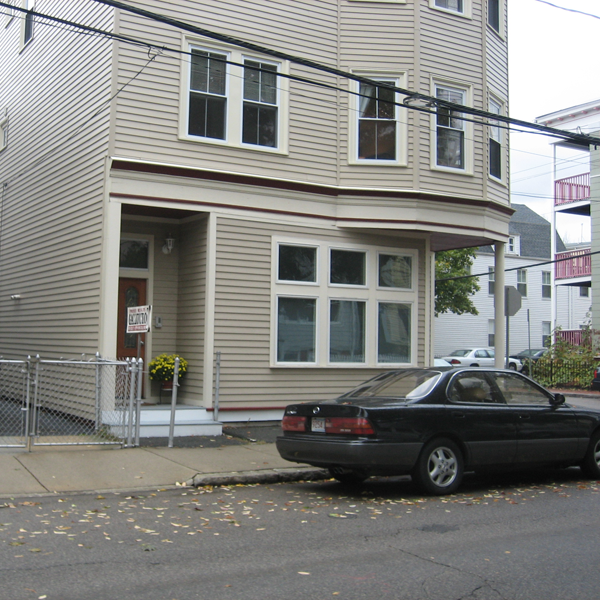
#> input picture 5. Computer Vision/TP1/images/boston.png, 600 x 600 px
$ jupyter execute filtering_student_bastien_billiot.ipynb
#> lines starting #> are read from the running program, lines starting #| are printed output that depends on the picture; after the words box and inside, x2 and y2 are one past the last pixel; in counts of white or black regions, pixels touching at a corner belong together
# Part 1 : Sampling and filtering

In this part of the lab work, we are going to look at the frequency content of images, and certain filtering operations which we can carry out.

__Note__ : When viewing the result of filtered images, we will avoid using ```plt.imshow()```. Indeed, if you use imshow to display an image, it will change the resolution of this image. Since we are going to be looking at aliasing effects (which is induced precisely by changing resolution), it is better to write the output to an image file and view it in a separate program.

However, you can (and will) use ```plt.imshow()``` for displaying the image's spectra and for displaying filters.

First, let us load the necessary packages

### Your task

In the lab work, you must fill in the code in the places marked FILL IN CODE, or answer the written questions directly on the notebook.

First, let us load the necessary packages

[cell 1]
from matplotlib import pyplot as plt
import numpy as np
import imageio
from skimage import color


is_colab = False

The last package will help us to carry out the convolution operation. Let's define two functions to read and write and image :

[cell 2]
def read_image(file_name):
    img_color = imageio.imread(file_name)
    img_gray = color.rgb2gray(img_color)
    return img_gray,img_color

def write_image(img_in,file_name_out):
    imageio.imwrite(file_name_out, np.uint8(255.0*img_in))

[cell 3]
file_dir = 'images/'
file_name = 'boston'
file_ext = '.png'

if (is_colab == True):
  !wget "https://perso.telecom-paristech.fr/anewson/doc/images/boston.png"
  img_gray,_ = read_image(file_name+file_ext)
else:
  img_gray,_ = read_image(file_dir+file_name+file_ext)
#> in read_image, img_color is the input picture: shape (600, 600, 3); mean R, G, B 132.2, 132.4, 129.1
img_gray.shape

## Frequency content

Firstly, we are going to inspect the frequency content of the image. Write a function to display the magnitude of the spectrum of the image. For this, you can use the following functions

- ``np.fft.fft2``
- ``np.fft.fftshift``

The first calculates the 2D Fast Fourier Transform of the image. The second centres the spectrum, such that the 0 frequency is centred in the image. Otherwise the 0 point is set at the top left, which is not very conveniant for visualisation.

A final note. It is often the case that the 0 frequency is of much larger amplitude than the other frequencies. Therefore, we often visualise log(1+spectrum_magnitude) rather than spectrum_magnitude itself.

Write this function ``display_spectrum`` now.

[cell 4]
def display_spectrum(img):
    # FILL IN CODE
    fourier = np.fft.fft2(img)
    spectrum_magnitude = np.fft.fftshift(fourier)
    log = np.log(np.abs(spectrum_magnitude) + 1)
    plt.imshow(log, cmap='gray')
    plt.title('Centered Spectrum')
    return plt.show()

[cell 5]
display_spectrum(img_gray)
#> in display_spectrum, `log = np.log(np.abs(spectrum_magnitude) + 1)`:
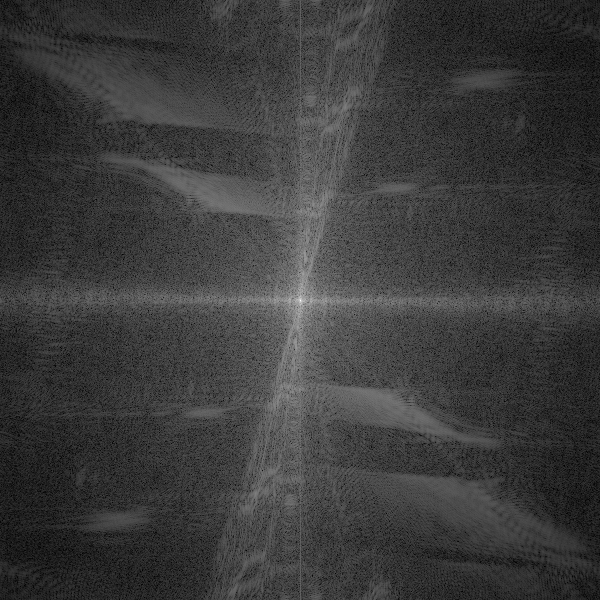
#> log: shape (600, 600) float64; min 0.058, max 12.14, mean 2.89; drawn with min black and max white

__Question__ : What do you observe in the frequency domain ? What is your interpretation of this image ?

__Answer__ : We can see that we have pixels near the center of the spectrum which appear to be globally brighter than in the outter side ones, meaning we have globally in the original image more lower frequency components (smooth changes or objects) than higher frequency components. However, we note that we have indeed a few strides of high frequency components in the original image with bright pixels at the top and bottom in the above spectrum image.

## Subsampling and aliasing

We are now going to carry out a ''direct'' subsampling (also known as a ''nearest neighbours'' subsampling) of a factor $\delta$, that is to say we simply take one out of every $\delta$ pixels. Fill in the following function to do this :

[cell 6]
def nn_subsampling(img_in,delta):
    # FILL IN CODE
    import cv2
    img_small = cv2.resize(img_in, None,fx=1/delta, fy=1/delta,interpolation=cv2.INTER_NEAREST)
    return img_small

We write the subsampled image, with subsampling step $\delta = 2$

[cell 7]
delta = 2
image_small = nn_subsampling(img_gray,delta)
write_image(image_small, file_name+'_subsampled.png')

__Question__ What do you notice about the image ? Where is the aliasing taking place ? Why is it taking place in these specific regions ?

__Answer__ : First and obviously, the image rendered by the nn_subsampling function is smaller than the original image. As we changed the resolution of the image, taking out one of every two pixels, the subsampling leads to an aliasing effect taking place mostly on straight lines (exterior of the house and the electrical cables). If we consider the frequency, aliasing is the phenomenon in which a high frequency component in the frequency-spectrum of the original image takes identity of a lower-frequency component in the spectrum of the sampled image. Thus, straight lines regions are more affected as we have high frequency components that affect the lower frequency components of the sub-sampled image. This creates the aliasing effect with stair-step lines

We have seen two different methods of filtering an image before subsampling to remove high frequencies :

- Ideal low-pass filter
- Gaussian filter

We recall that the convolution operation, which defines a filter, can be carried out either in the spatial (image) domain or the frequency domain.

First, write a function which filters an input image via the frequency domain, with the input filter ``f_hat`` defined in the frequency domain. The output ``img_out`` should be in the spatial domain. You can use the ``np.fft.ifft2`` function to carry out the inverse Fourier transform. Make sure to take the __real__ part of the output image (``np.real``).

[cell 8]
def filter_image(img,f_hat):
    # FILL IN CODE
    fourier = np.fft.fft2(img)
    spectrum = np.fft.fftshift(fourier)
    filtering = spectrum * f_hat
    img_out = np.abs(np.fft.ifft2(filtering))
    return(img_out)

### Ideal low-pass filter

Now, we are going to create a function ``ideal_low_pass_filter`` which returns an ideal low-pass filter $\hat{h}$ in the frequency domain. We recall that in 2D this is a disk centred on the 0-frequency (with the radius $\nu_0$ which is the cut-off freqeuncy).

### Creating the disk (low-pass filter) in the frequency domain

By definition the 0 frequency is at the top left point of the image. Therefore, you have two options to create the filter :

- you can create the low-pass filter in the 'normal' frequency-domain representation, with the 0 frequency at the (0,0) position of the frequency image)
- you can create the low-pass filter in the 'centred' position and then ifftshift the frequency image. In the centred representation of the frequency, for an image of even size $n=2a$, the 0 frequency position is located at position $a$ (where 0 is the first position - the '0 indexing' of python).

To go between the two representations, you have the following functions :

- np.fft.fftshift : top-left centre -> middle centre
- np.fft.ifftshift : middle centre -> top-left centre

To create the disk centred at the position $a$, you have several options :

- use a loop (simplest, but potentially slow)
- use the np.meshgrid function, (https://docs.scipy.org/doc/numpy/reference/generated/numpy.meshgrid.html) which creates a grid of positions (in 1D, 2D, etc - here we are interested in 2D)
- use the 'distance transform' ``scipy.ndimage.morphology.distance_transform_edt``. This function calculates the distance to the nearest pixel which has a value of 0 in a binary image (this is a mathematical morphology function)
- or anything else that you can think of :)

[cell 9]
from scipy.ndimage.morphology import distance_transform_edt

def ideal_low_pass_filter(img_shape,nu_0):
    # FILL IN CODE
    x, y = img_shape
    f_hat = np.zeros((x,y))
    center_x, center_y = x//2, y//2
    for i in range(x):
        for j in range(y):
            dist = np.sqrt((i-center_x)**2 + (j-center_y)**2)
            if dist<nu_0:
                f_hat[i, j] = 1
            else:
                f_hat[i, j] = 0
    return(f_hat)

__Question__ Given that in an image with sampling rate 1 (the pixel size) the frequencies in the original image of size $n \times n$ go from $-\frac{1}{2}$ to $\frac{1}{2}$.  For a subsampling of $\delta=2$, where should the cutoff frequency $\nu_0$ be set for correct subsampling ?

__Answer__ :
Acccording to the Nyquist-Shannon theorem, if the original image contains no frequencies higher or equal to $\nu_0$ then the image is well-sampled with a sampling step $\delta < \frac{1}{2\nu_0}$. \
Thus, if we set the subsampling step set to $\delta=2$ then, for the image to be well sampled, it should contain no frequencies higher or equal to $\frac{1}{2\delta}$. Thus $\nu_0=\frac{1}{4}$

Create f_hat, the ideal low-pass filter in the frequency domain, and display it.

[cell 10]
img_shape = img_gray.shape
print(img_shape)
#| (600, 600)
nu_0 =  (600/4)
f_hat = ideal_low_pass_filter(img_shape,nu_0)
#> after the loop in ideal_low_pass_filter, `for i in range(x):`:
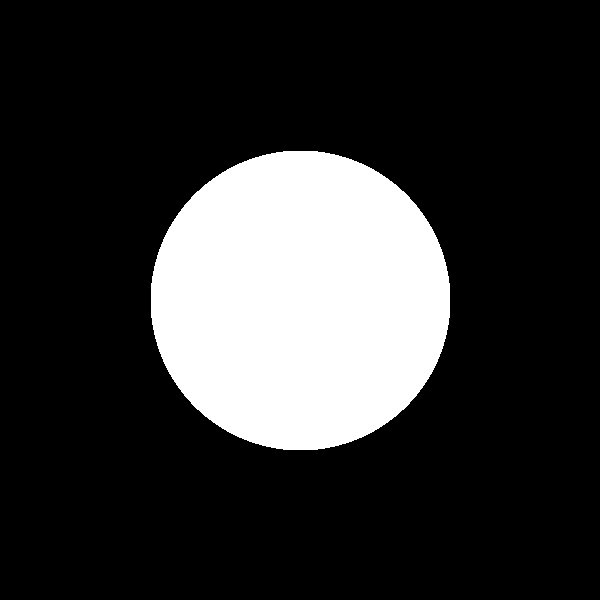
#> f_hat: shape (600, 600) float64; values 0 (black) and 1 (white), 19.6% white; 1 white region, box (x1, y1, x2, y2) and area: (151, 151, 450, 450) 70661
plt.imshow(f_hat,cmap='gray')

Carry out the filtering, and subsample the image again, and imwrite the result.

You should observe that the range of the image is not respected. Make sure to rescale the output image to the range $0, \dots, 1$ before writing it.

__Bonus question__ Why do you think this happens ?

[cell 11]
#Filtering, subsampling and imwriting
new_img = filter_image(img_gray, f_hat)
new_img_small = nn_subsampling(new_img,delta=2)
write_image(new_img_small, file_name+'_subsampled_filtered.png')
#> call 2 of write_image, with file_name_out = 'boston_subsampled_filtered.png'
#> in write_image (call 2), `imageio.imwrite(file_name_out, np.uint8(255.0*img_in))`:
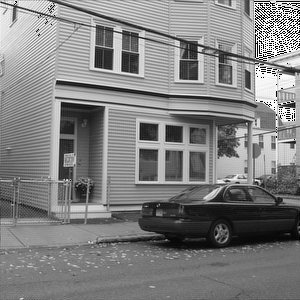
#> saved as boston_subsampled_filtered.png: shape (300, 300); min 0, max 255, mean 128.3

__Answer__ : This might be explained because the ideal low pass filter completely cuts off frequencies above $\nu_0$ while preserving those below. Thus, in the frequencies that remain in the output image, the scaling or range between their values doesn't "correpond" to the range of frequencies we had in the original image as wemiss the higher frequency.

[cell 12]
img_filtered = filter_image(img_gray,f_hat)

img_filtered = (img_filtered - np.min(img_filtered)) / (np.max(img_filtered) - np.min(img_filtered))

img_filtered = nn_subsampling(img_filtered,delta=2)

write_image(img_filtered,file_name+'_filtered_ideal_low_pass.png')

__Question__ Is the aliasing reduced ? What effect do you notice in the output ? What is this called ?

__Answer__ The aliasing is well reduced. We  can notice ringing artefacts. We have that effect because, with the ideal low pass filter, at some points transition in the filter between 1 and 0 is a direct cut, thus it cannot be defined precisely, due to which the ringing effect appears at these points.

### Gaussian filter

Now, we are going to carry out the filtering with a Gaussian filter. Create a function ``gaussian_filter`` which returns a 2D Gaussian filter, defined as :

$g_\sigma(x,y) = \frac{1}{2 \pi \sigma^2} \exp{ \left( - \frac{x^2+y^x}{2\sigma^2} \right)}$

To create a grid of pixel positions, you can use the ``np.meshgrid`` function.

You must again make sure to carry out an ``ifftshift`` to make sure the filter is in the correct format. Be careful to put the middle of the Gaussian at the centre position ($a$).

[cell 13]
def gaussian_filter(img_shape,sigma):
    # FILL IN, CREATE g 0]
    x, y = img_shape
    g = np.zeros((x,y))
    center_x, center_y = x//2, y//2
    for i in range(x):
        for j in range(y):
            normal = 1 / (2 * np.pi * sigma**2)
            exp = (i - center_x)**2 + (j - center_y)**2
            g[i,j] =  np.exp(-exp / (2 * sigma**2)) * normal
    return g

Now, create a Gaussian filter in the frequency domain to attenuate the frequencies higher than the previous cutoff frequency you used above, $\nu_0$. To do this, we recall that 95.45 percent of the energy of a Gaussian function is contained within $\pm 2\sigma$. Fix $\sigma$ accordingly. Display the filter.

[cell 14]
sigma = nu_0/2 # FILL IN CODE
g_hat = gaussian_filter(img_gray.shape,sigma)
plt.imshow(g_hat,cmap='gray')
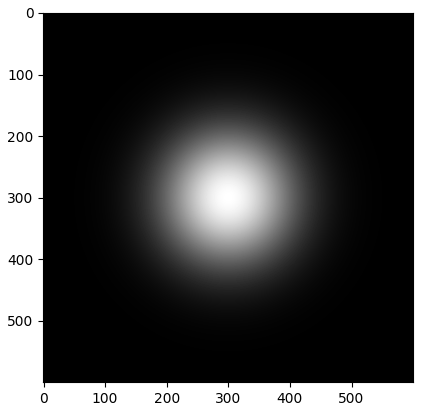
#> figure drawn by matplotlib, 1 panel

Now, carry out the filtering with the Gaussian filter in the frequency domain. Remember to renormalise the output image.

[cell 15]
img_filtered = filter_image(img_gray,g_hat)

# FILL IN NORMALISATION TO 0 ... 1
img_filtered = (img_filtered - np.min(img_filtered)) / (np.max(img_filtered) - np.min(img_filtered))


img_filtered = nn_subsampling(img_filtered,delta)
#> call 4 of nn_subsampling, with delta = 2
#> in nn_subsampling (call 4), `img_small = cv2.resize(img_in, None,fx=1/delta, fy=1/delta,interpolati..`:
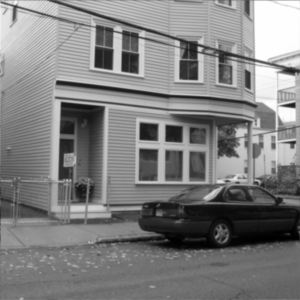
#> img_small: shape (300, 300) float64; min 0, max 1, mean 0.501

write_image(img_filtered,file_name+'_filtered_gaussian.png')

__Question__ Do you still observe the problem observed in the case of the ideal low-pass filter ? Why ?

__Answer__ We can see that the ringing artefacts of the low pass filter are not here anymore. This is because, in the case of the Gaussian filter, the transition is no longer a direct cut.It is different and smoother. Thus at any points in the transition between 1 to 0, the smooth transition allows us to determine the value at that point, gettin rid of the ringing effect.

__Bonus Question__ We have had to rescale the output image again. This time, why was this the case ? Hint : think about a Gaussian filter in the spatial domain with a very large $\sigma$.

__Answer__

## Standard filters

In this section, we are going to look at some common filters, and see their effects on images. From this point on in the TP, we are going to be working in the spatial domain, and are no longer concentrated on aliasing. Therefore, we can use the plt.imshow function (you may notice some aliasing, but we ignore it here). We define a display function now.

[cell 16]
def display_image(img_in):
    # FILL IN CODE
    plt.figure(figsize=(10, 10))
    return plt.imshow(img_in,cmap='gray')

[cell 17]
file_dir = 'images/'
file_name = 'palma'
file_ext = '.png'

if (is_colab == True):
  !wget "https://perso.telecom-paristech.fr/anewson/doc/images/palma.png"
  img_gray,_ = read_image(file_name+file_ext)
else:
  img_gray,_ = read_image(file_dir+file_name+file_ext)
#> call 2 of read_image, with file_name = 'images/palma.png'
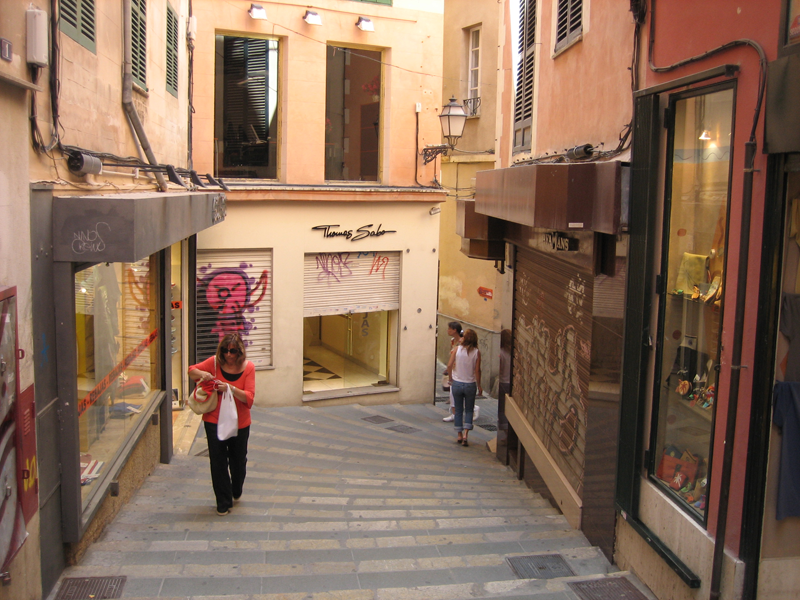
#> input picture 5. Computer Vision/TP1/images/palma.png, 800 x 600 px
#> in read_image, img_color is the input picture: shape (600, 800, 3); mean R, G, B 138.6, 110.9, 91.7
#> in read_image (call 2), `img_gray = color.rgb2gray(img_color)`:
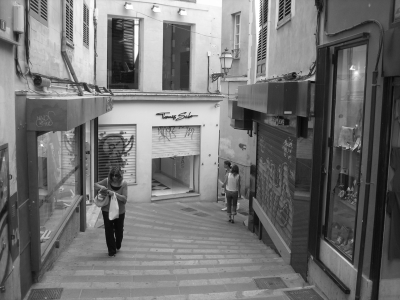
#> img_gray: shape (600, 800) float64 (shown at 1/2 size); min 0.0229, max 1, mean 0.453
img_gray.shape

display_image(img_gray)

Now, write a function ``filter_image_spatial`` which carries out the 2D convolution between two images in the spatial domain. For this, you can use the ``convolve2d`` from the scipy.signal package. In this convolution, you should use the following parameters :

- mode='same'. This means that the output size of the image will be the same as the input
- boundary='symm'. For values outside the image domain, we take the symmetrical values of the image

Strictly speaking, if we take the Fourier transform of an image, we are using periodic boudary conditions. However, at this point we no longer need the frequency representation of the image, so we can define the conditions as we wish.

[cell 18]
from scipy import signal
from scipy.signal import convolve2d

def filter_image_spatial(img,f):
    img_out = convolve2d(img, f, mode='same', boundary='symm')
    return(img_out)

Now, define the filters grad_y and grad_x which give the derivatives of the image in the $y$ and $x$ directions, respectively (see lesson slides). Note : you must define these filters in the spatial domain, and make sure that they are matrices (otherwise the dimensions will not match with those of the image);

[cell 19]
grad_x = np.array([[-1, 1]])
grad_y = np.array([[-1], [1]])

Filter the input image and display the results of these two filterings

[cell 20]
img_grad_x = filter_image_spatial(img_gray,grad_x)
img_grad_y = filter_image_spatial(img_gray,grad_y)
#> in filter_image_spatial (call 2), `img_out = convolve2d(img, f, mode='same', boundary='symm')`:
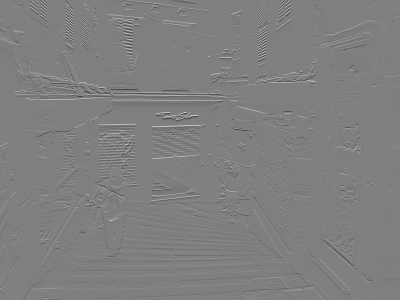
#> img_out: shape (600, 800) float64 (shown at 1/2 size); min -0.603, max 0.601, mean 0.00025; drawn with min black and max white

display_image(img_grad_x)
plt.figure()
display_image(img_grad_y)

### Image sketch (edge detection)

Suppose we wish to create a sketch of our image, with just the outlines of object. Propose a (simple) method to create a binary image where the edges are detected (using the previous filters and a threshold parameter $\tau$). Implement this in a function called ``sketch_image``, and apply it to the input image. Display it (you can write it as well to view it better).

[cell 21]
# As said in the slides, we will use the gradient magnitude thanks to the two previous filters. Gradient magnitude is useful
# to detect edges
def sketch_image(img_in,tau):
    # FILL IN CODE
    img_grad_x = filter_image_spatial(img_in,grad_x)
    img_grad_y = filter_image_spatial(img_in,grad_y)
    img_out = np.sqrt(img_grad_x ** 2 + img_grad_y ** 2)
    img_out[img_out > tau] = 1
    return img_out

tau = 0.1 # FILL IN CODE
img_sketch = sketch_image(img_gray,tau)
#> in sketch_image, `img_out[img_out > tau] = 1`:
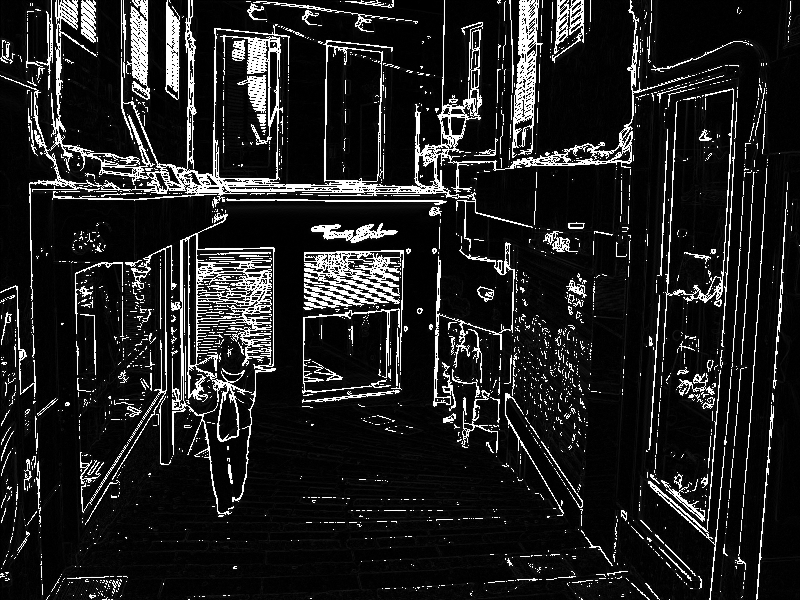
#> img_out: shape (600, 800) float64; min 0, max 1, mean 0.131
display_image(img_sketch)
write_image(img_sketch, file_name+'_sketch.png')

## Further refinement (no code to fill in or questions here)

Depending on the threshold parameter used in your algorithm, the sketch may have a certain thickness. Ideally, we would like to have a sketch of one-pixel thickness. This is something we would like to avoid in the sketch. In the lesson we saw a morphological operator, the "skeletonisation" operator, which you can find the necessary function in the following package :

- skimage.morphology

Below, we show what this does to the sketch image

[cell 22]
from skimage.morphology import skeletonize

img_sketch_skeleton = skeletonize(img_sketch)
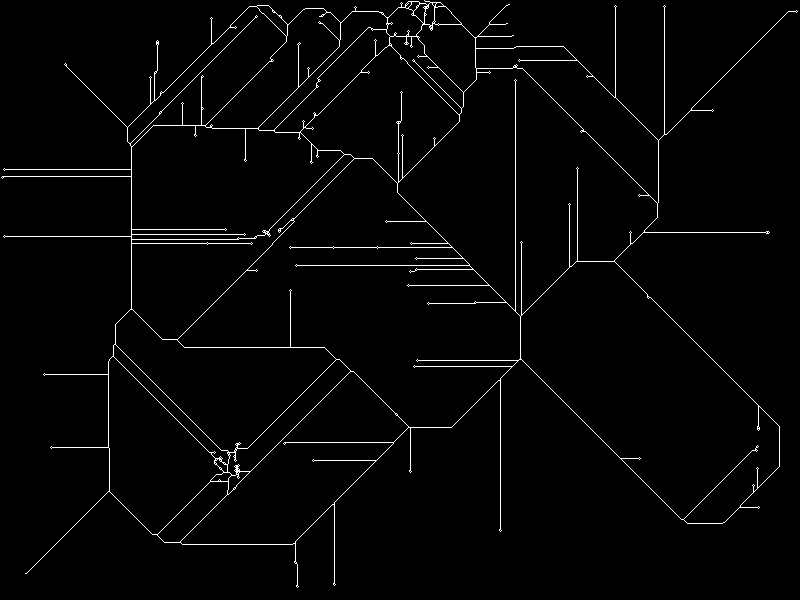
#> img_sketch_skeleton: shape (600, 800) bool; 2.1% white in thin lines or dots
display_image(img_sketch_skeleton)
write_image(img_sketch_skeleton, file_name+'_sketch_skeleteon.png')
